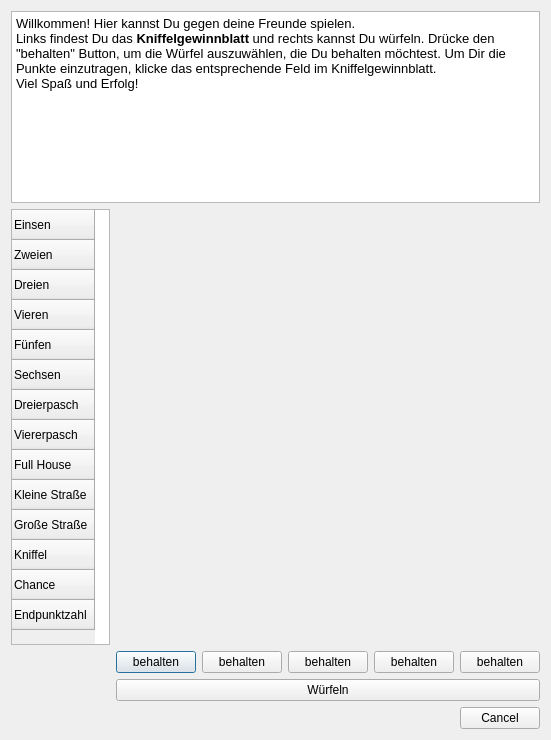
<?xml version="1.0" encoding="UTF-8"?>
<ui version="4.0">
 <class>spielmodusMultiDialog</class>
 <widget class="QDialog" name="spielmodusMultiDialog">
  <property name="geometry">
   <rect>
    <x>0</x>
    <y>0</y>
    <width>680</width>
    <height>529</height>
   </rect>
  </property>
  <property name="sizePolicy">
   <sizepolicy hsizetype="Maximum" vsizetype="Expanding">
    <horstretch>0</horstretch>
    <verstretch>0</verstretch>
   </sizepolicy>
  </property>
  <property name="windowTitle">
   <string>Dialog</string>
  </property>
  <layout class="QFormLayout" name="formLayout">
   <property name="sizeConstraint">
    <enum>QLayout::SetFixedSize</enum>
   </property>
   <item row="0" column="0" colspan="2">
    <widget class="QTextBrowser" name="Spielerklaerung">
     <property name="html">
      <string>&lt;!DOCTYPE HTML PUBLIC &quot;-//W3C//DTD HTML 4.0//EN&quot; &quot;http://www.w3.org/TR/REC-html40/strict.dtd&quot;&gt;
&lt;html&gt;&lt;head&gt;&lt;meta name=&quot;qrichtext&quot; content=&quot;1&quot; /&gt;&lt;style type=&quot;text/css&quot;&gt;
p, li { white-space: pre-wrap; }
&lt;/style&gt;&lt;/head&gt;&lt;body style=&quot; font-family:'MS Shell Dlg 2'; font-size:8.25pt; font-weight:400; font-style:normal;&quot;&gt;
&lt;p style=&quot; margin-top:0px; margin-bottom:0px; margin-left:0px; margin-right:0px; -qt-block-indent:0; text-indent:0px;&quot;&gt;&lt;span style=&quot; font-size:10pt;&quot;&gt;Willkommen! Hier kannst Du gegen deine Freunde spielen.&lt;/span&gt;&lt;/p&gt;
&lt;p style=&quot; margin-top:0px; margin-bottom:0px; margin-left:0px; margin-right:0px; -qt-block-indent:0; text-indent:0px;&quot;&gt;&lt;span style=&quot; font-size:10pt;&quot;&gt;Links findest Du das &lt;/span&gt;&lt;span style=&quot; font-size:10pt; font-weight:600;&quot;&gt;Kniffelgewinnblatt&lt;/span&gt;&lt;span style=&quot; font-size:10pt;&quot;&gt; und rechts kannst Du würfeln. Drücke den &amp;quot;behalten&amp;quot; Button, um die Würfel auszuwählen, die Du behalten möchtest. Um Dir die Punkte einzutragen, klicke das entsprechende Feld im Kniffelgewinnblatt.&lt;/span&gt;&lt;/p&gt;
&lt;p style=&quot; margin-top:0px; margin-bottom:0px; margin-left:0px; margin-right:0px; -qt-block-indent:0; text-indent:0px;&quot;&gt;&lt;span style=&quot; font-size:10pt;&quot;&gt;Viel Spaß und Erfolg!&lt;/span&gt;&lt;/p&gt;&lt;/body&gt;&lt;/html&gt;</string>
     </property>
    </widget>
   </item>
   <item row="1" column="0">
    <widget class="QTableWidget" name="tW_SpielstandMulti">
     <property name="sizeAdjustPolicy">
      <enum>QAbstractScrollArea::AdjustToContents</enum>
     </property>
     <property name="editTriggers">
      <set>QAbstractItemView::NoEditTriggers</set>
     </property>
     <row>
      <property name="text">
       <string>Einsen</string>
      </property>
     </row>
     <row>
      <property name="text">
       <string>Zweien</string>
      </property>
     </row>
     <row>
      <property name="text">
       <string>Dreien</string>
      </property>
     </row>
     <row>
      <property name="text">
       <string>Vieren</string>
      </property>
     </row>
     <row>
      <property name="text">
       <string>Fünfen</string>
      </property>
     </row>
     <row>
      <property name="text">
       <string>Sechsen</string>
      </property>
     </row>
     <row>
      <property name="text">
       <string>Dreierpasch</string>
      </property>
     </row>
     <row>
      <property name="text">
       <string>Viererpasch</string>
      </property>
     </row>
     <row>
      <property name="text">
       <string>Full House</string>
      </property>
     </row>
     <row>
      <property name="text">
       <string>Kleine Straße</string>
      </property>
     </row>
     <row>
      <property name="text">
       <string>Große Straße</string>
      </property>
     </row>
     <row>
      <property name="text">
       <string>Kniffel</string>
      </property>
     </row>
     <row>
      <property name="text">
       <string>Chance</string>
      </property>
     </row>
     <row>
      <property name="text">
       <string>Endpunktzahl</string>
      </property>
     </row>
    </widget>
   </item>
   <item row="1" column="1">
    <layout class="QHBoxLayout" name="horizontalLayout_3">
     <property name="topMargin">
      <number>150</number>
     </property>
     <item>
      <widget class="QLabel" name="qlW1">
       <property name="maximumSize">
        <size>
         <width>110</width>
         <height>112</height>
        </size>
       </property>
       <property name="text">
        <string/>
       </property>
       <property name="scaledContents">
        <bool>true</bool>
       </property>
      </widget>
     </item>
     <item>
      <widget class="QLabel" name="qlW2">
       <property name="maximumSize">
        <size>
         <width>110</width>
         <height>112</height>
        </size>
       </property>
       <property name="text">
        <string/>
       </property>
       <property name="scaledContents">
        <bool>true</bool>
       </property>
      </widget>
     </item>
     <item>
      <widget class="QLabel" name="qlW3">
       <property name="maximumSize">
        <size>
         <width>110</width>
         <height>112</height>
        </size>
       </property>
       <property name="text">
        <string/>
       </property>
       <property name="scaledContents">
        <bool>true</bool>
       </property>
      </widget>
     </item>
     <item>
      <widget class="QLabel" name="qlW4">
       <property name="maximumSize">
        <size>
         <width>110</width>
         <height>112</height>
        </size>
       </property>
       <property name="text">
        <string/>
       </property>
       <property name="scaledContents">
        <bool>true</bool>
       </property>
      </widget>
     </item>
     <item>
      <widget class="QLabel" name="qlW5">
       <property name="maximumSize">
        <size>
         <width>110</width>
         <height>112</height>
        </size>
       </property>
       <property name="text">
        <string/>
       </property>
       <property name="scaledContents">
        <bool>true</bool>
       </property>
      </widget>
     </item>
    </layout>
   </item>
   <item row="2" column="1">
    <layout class="QGridLayout" name="gridLayout_3">
     <item row="0" column="0">
      <widget class="QPushButton" name="pBW1">
       <property name="text">
        <string>behalten</string>
       </property>
       <property name="checkable">
        <bool>true</bool>
       </property>
      </widget>
     </item>
     <item row="0" column="3">
      <widget class="QPushButton" name="pBW4">
       <property name="text">
        <string>behalten</string>
       </property>
       <property name="checkable">
        <bool>true</bool>
       </property>
      </widget>
     </item>
     <item row="0" column="2">
      <widget class="QPushButton" name="pBW3">
       <property name="text">
        <string>behalten</string>
       </property>
       <property name="checkable">
        <bool>true</bool>
       </property>
      </widget>
     </item>
     <item row="0" column="1">
      <widget class="QPushButton" name="pBW2">
       <property name="text">
        <string>behalten</string>
       </property>
       <property name="checkable">
        <bool>true</bool>
       </property>
      </widget>
     </item>
     <item row="0" column="4">
      <widget class="QPushButton" name="pBW5">
       <property name="text">
        <string>behalten</string>
       </property>
       <property name="checkable">
        <bool>true</bool>
       </property>
      </widget>
     </item>
    </layout>
   </item>
   <item row="3" column="1">
    <widget class="QPushButton" name="pBwuerfeln">
     <property name="text">
      <string>Würfeln</string>
     </property>
    </widget>
   </item>
   <item row="4" column="1">
    <widget class="QDialogButtonBox" name="buttonBox">
     <property name="orientation">
      <enum>Qt::Horizontal</enum>
     </property>
     <property name="standardButtons">
      <set>QDialogButtonBox::Cancel</set>
     </property>
    </widget>
   </item>
  </layout>
 </widget>
 <resources/>
 <connections>
  <connection>
   <sender>buttonBox</sender>
   <signal>accepted()</signal>
   <receiver>spielmodusMultiDialog</receiver>
   <slot>accept()</slot>
   <hints>
    <hint type="sourcelabel">
     <x>248</x>
     <y>254</y>
    </hint>
    <hint type="destinationlabel">
     <x>157</x>
     <y>274</y>
    </hint>
   </hints>
  </connection>
  <connection>
   <sender>buttonBox</sender>
   <signal>rejected()</signal>
   <receiver>spielmodusMultiDialog</receiver>
   <slot>reject()</slot>
   <hints>
    <hint type="sourcelabel">
     <x>316</x>
     <y>260</y>
    </hint>
    <hint type="destinationlabel">
     <x>286</x>
     <y>274</y>
    </hint>
   </hints>
  </connection>
 </connections>
</ui>
